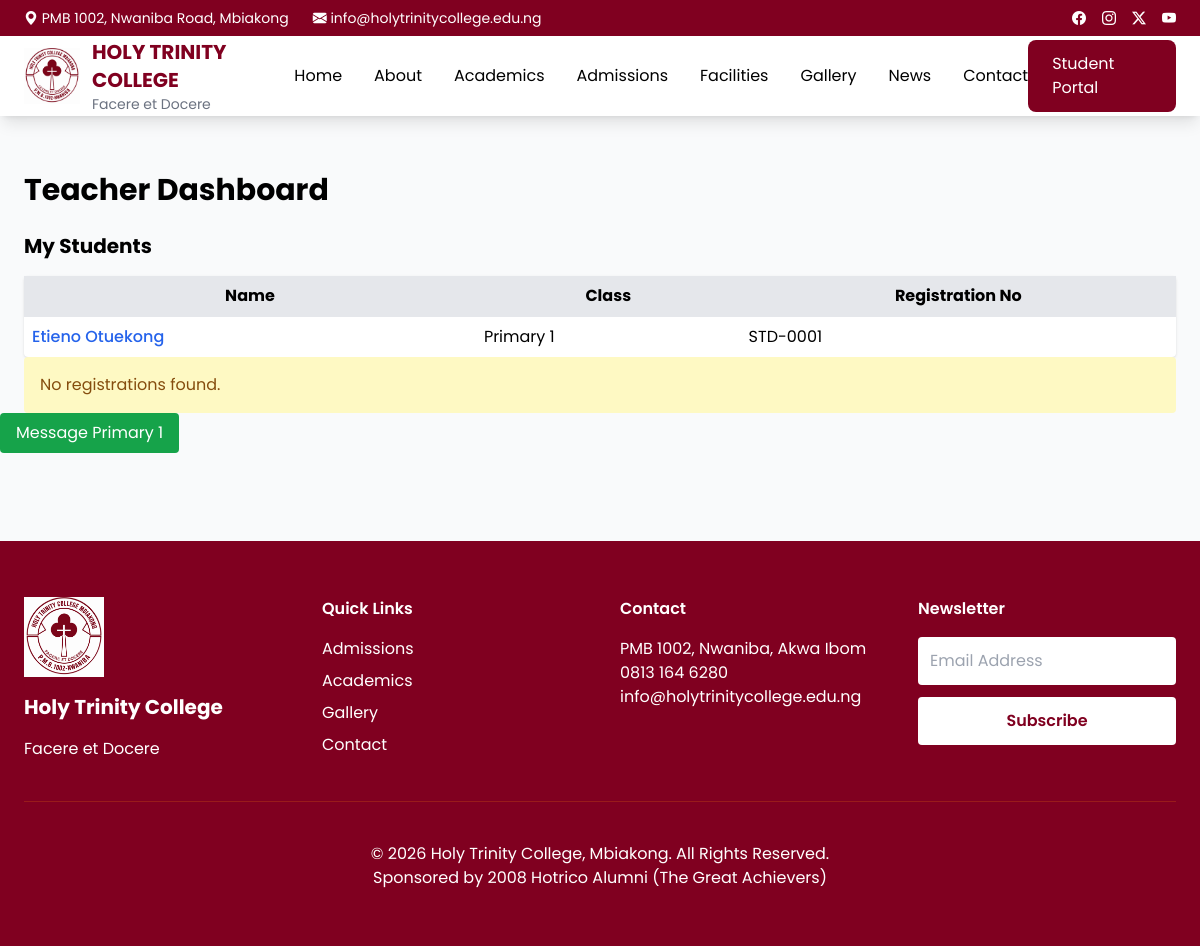
/dashboard/teacher-dashboard/ (signed in), run on the app's committed database.
### students/models.py (models this page shows, shortened)
class Student(models.Model):
    user = models.OneToOneField(
        settings.AUTH_USER_MODEL,
        on_delete=models.CASCADE
    )
    approved = models.BooleanField(default=False)
    registration_number = models.CharField(
        max_length=50,
        unique=True,
        blank=True,
        null=True
    )
    classroom = models.ForeignKey(
        'academics.ClassRoom',
        on_delete=models.CASCADE
    )
    passport = models.ImageField(
        upload_to='passports/',
        blank=True,
        null=True
    )
    date_of_birth = models.DateField(
    null=True,
    blank=True
    )

### accounts/models.py (models this page shows)
class User(AbstractUser):
    ROLE_CHOICES = (
        ('admin', 'Admin'),
        ('teacher', 'Teacher'),
        ('student', 'Student'),
        ('parent', 'Parent'),
    )
    role = models.CharField(
        max_length=20,
        choices=ROLE_CHOICES
    )

### academics/models.py (models this page shows)
class ClassRoom(models.Model):
    name = models.CharField(max_length=50)
    teacher = models.ForeignKey(
    'accounts.Teacher',
    on_delete=models.SET_NULL,
    null=True,
    blank=True)
    def __str__(self):
        return self.name

### dashboard/views.py (the view)
# urls.py: path('teacher-dashboard/', TeacherDashboardView.as_view(), name='teacher_dashboard'),
class TeacherDashboardView(TemplateView):
    template_name = "dashboard/teacher.html"
    def get_context_data(self, **kwargs):
        context = super().get_context_data(**kwargs)
        teacher = self.request.user.teacher
        classrooms = ClassRoom.objects.filter(
            teacher=teacher
        )
        students = Student.objects.filter(
            classroom__teacher=teacher
        ).select_related(
            'user',
            'classroom'
        )
        context.update({
            'teacher': teacher,
            'classrooms': classrooms,
            'students': students,
            'student_count': students.count(),
        })
        return context

### templates/dashboard/teacher.html
{% extends 'base.html' %}
{% block content %}
<div class="max-w-6xl mx-auto mt-10">
    <h1 class="text-3xl font-bold mb-6">
        Teacher Dashboard
    </h1>
    <h2 class="text-xl font-bold mb-4">My Students</h2>
{% if students %}
<table class="w-full bg-white shadow rounded">
    <thead class="bg-gray-200">
        <tr>
            <th class="p-2">Name</th>
            <th class="p-2">Class</th>
            <th class="p-2">Registration No</th>
        </tr>
    </thead>
    <tbody>
    {% for s in students %}
    <tr class="border-t">
        <td class="p-2">
            <a href="{% url 'student_detail' s.id %}"
               class="text-blue-600 hover:underline font-medium">
                {{ s.user.get_full_name }}
            </a>
        </td>
        <td class="p-2">{{ s.classroom }}</td>
        <td class="p-2">
            {{ s.registration_number }}
        </td>
    </tr>
    {% endfor %}
</tbody>
</table>
{% else %}
<p class="text-red-500">No students found in your class.</p>
{% endif %}
    {% if registrations %}
        {% for reg in registrations %}
        <div class="bg-white shadow rounded-xl p-5 mb-4">
            <h2 class="text-xl font-semibold">
                {{ reg.student }}
            </h2>
            <p class="text-gray-600">
                Subject: {{ reg.subject }}
            </p>
            <a href="{% url 'add_result' reg.id %}"
               class="bg-blue-600 text-white px-4 py-2 rounded mt-3 inline-block">
               Add Result
            </a>
        </div>
        {% endfor %}
    {% else %}
        <div class="bg-yellow-100 text-yellow-800 p-4 rounded">
            No registrations found.
        </div>
    {% endif %}
</div>
{% for classroom in classrooms %}
    <a href="{% url 'communication:message_class' classroom.id %}"
       class="inline-block bg-green-600 text-white px-4 py-2 rounded mr-2 mb-2">
        Message {{ classroom.name }}
    </a>
{% empty %}
    <p>No class assigned.</p>
{% endfor %}
{% endblock %}

### templates/base.html (style rules this page uses)
body { font-family:'Poppins',sans-serif; }

### data on the page
Student: user.get_full_name "Etieno Otuekong", classroom "Primary 1", registration_number "STD-0001"
ClassRoom: name "Primary 1"
